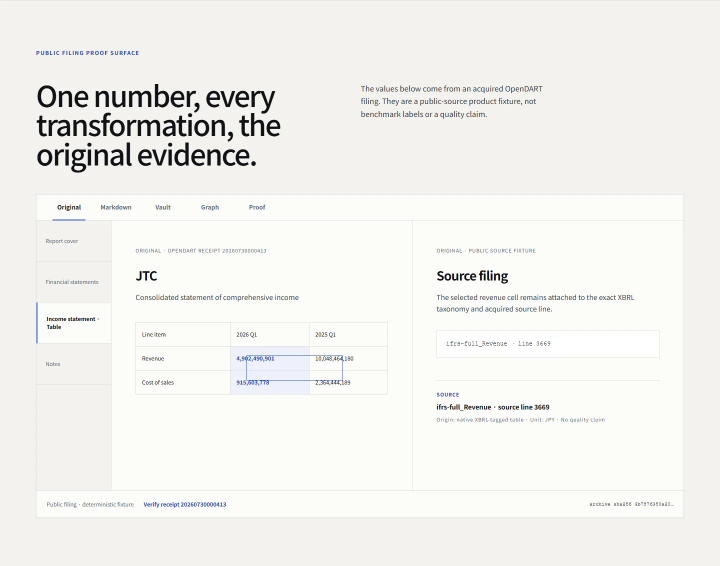
#> input picture assets/public-proof/dart/FLY-PROOF-T0-DART-EN-ORIGINAL-1440x900-v01.webp, 1440 x 1132 px (shown at 1/2 size)
$ python -i preprocessing.py   (imports and definitions only)
#> lines starting #> are read from the running program, lines starting #| are printed output that depends on the picture; after the words box and inside, x2 and y2 are one past the last pixel; in counts of white or black regions, pixels touching at a corner belong together
#> further down, picture is the input picture: PIL image 1440x1132 RGB; mean R, G, B 242.5, 241.8, 238.7
"""Deterministic inference-raster preprocessing with auditable decisions."""

from __future__ import annotations

import hashlib
import json
import math
from typing import Any, cast

from PIL import Image, ImageOps, ImageStat

PREPROCESSING_VERSION = "akc-page-preprocessing-1.0.0"

_EXIF_ORIENTATION = 274
_EXIF_OPERATIONS = {
    1: "identity",
    2: "flip_horizontal",
    3: "rotate_180",
    4: "flip_vertical",
    5: "transpose",
    6: "rotate_90_clockwise",
    7: "transverse",
    8: "rotate_270_clockwise",
}
_EXIF_ANGLE = {1: 0, 2: 0, 3: 180, 4: 0, 5: 270, 6: 90, 7: 90, 8: 270}


def _canonical_sha256(value: dict[str, Any]) -> str:
    encoded = json.dumps(
        value,
        allow_nan=False,
        ensure_ascii=False,
        separators=(",", ":"),
        sort_keys=True,
    ).encode("utf-8")
    return hashlib.sha256(encoded).hexdigest()


def _otsu_threshold(image: Image.Image) -> int:
    histogram = image.histogram()
    total = sum(histogram)
    if total <= 0:
        return 127
    weighted_total = sum(index * count for index, count in enumerate(histogram))
    background_weight = 0
    background_sum = 0
    maximum_variance = -1.0
    threshold = 127
    for index, count in enumerate(histogram):
        background_weight += count
        if background_weight == 0:
            continue
        foreground_weight = total - background_weight
        if foreground_weight == 0:
            break
        background_sum += index * count
        background_mean = background_sum / background_weight
        foreground_mean = (weighted_total - background_sum) / foreground_weight
        variance = (
            background_weight
            * foreground_weight
            * (background_mean - foreground_mean)
            * (background_mean - foreground_mean)
        )
        if variance > maximum_variance:
            maximum_variance = variance
            threshold = index
    return threshold


def _analysis_sample(image: Image.Image, *, max_edge: int = 800) -> Image.Image:
    sample = image.convert("L")
    sample.thumbnail((max_edge, max_edge), Image.Resampling.LANCZOS)
    return sample


def _projection_score(binary: Image.Image, angle_degrees: float) -> float:
    rotated = binary.rotate(
        angle_degrees,
        resample=Image.Resampling.BILINEAR,
        expand=False,
        fillcolor=255,
    )
    try:
        projection = rotated.resize((1, rotated.height), Image.Resampling.BOX)
        try:
            darkness = [255 - value for value in projection.tobytes()]
        finally:
            projection.close()
    finally:
        rotated.close()
    if not darkness:
        return 0.0
    mean = sum(darkness) / len(darkness)
    return sum((value - mean) ** 2 for value in darkness) / len(darkness)


def _deskew_decision(image: Image.Image) -> tuple[float, dict[str, object]]:
    sample = _analysis_sample(image)
    try:
        threshold = _otsu_threshold(sample)
        binary = sample.point(lambda value: 0 if value <= threshold else 255, mode="L")
        try:
            foreground_ratio = binary.tobytes().count(0) / (binary.width * binary.height)
            if not 0.01 <= foreground_ratio <= 0.55:
                return 0.0, {
                    "applied": False,
                    "method": "bounded_projection_profile_v1",
                    "angle_degrees": 0.0,
                    "score_before": 0.0,
                    "score_after": 0.0,
                    "foreground_ratio": round(foreground_ratio, 6),
                    "reason": "foreground_ratio_outside_safe_text_range",
                }
            baseline = _projection_score(binary, 0.0)
            candidates = [step / 2 for step in range(-10, 11)]
            scored = [(angle, _projection_score(binary, angle)) for angle in candidates]
            best_angle, best_score = max(scored, key=lambda item: (item[1], -abs(item[0])))
            improvement = (best_score - baseline) / max(baseline, 1e-9)
            applied = abs(best_angle) >= 0.5 and improvement >= 0.08
            return (best_angle if applied else 0.0), {
                "applied": applied,
                "method": "bounded_projection_profile_v1",
                "angle_degrees": round(best_angle if applied else 0.0, 3),
                "score_before": round(baseline, 6),
                "score_after": round(best_score, 6),
                "foreground_ratio": round(foreground_ratio, 6),
                "reason": (
                    "projection_improvement_above_threshold"
                    if applied
                    else "projection_improvement_below_safe_threshold"
                ),
            }
        finally:
            binary.close()
    finally:
        sample.close()


def _border_crop_decision(
    image: Image.Image,
) -> tuple[tuple[int, int, int, int] | None, dict[str, object]]:
    sample = _analysis_sample(image, max_edge=1000)
    try:
        threshold = min(245, max(150, _otsu_threshold(sample) + 24))
        foreground = sample.point(lambda value: 255 if value < threshold else 0, mode="L")
        try:
            sample_box = foreground.getbbox()
        finally:
            foreground.close()
        if sample_box is None:
            return None, {
                "applied": False,
                "method": "foreground_bbox_v1",
                "crop_box_px": None,
                "retained_area_ratio": 1.0,
                "reason": "no_foreground_detected",
            }
        scale_x = image.width / sample.width
        scale_y = image.height / sample.height
        left = max(0, math.floor(sample_box[0] * scale_x))
        top = max(0, math.floor(sample_box[1] * scale_y))
        right = min(image.width, math.ceil(sample_box[2] * scale_x))
        bottom = min(image.height, math.ceil(sample_box[3] * scale_y))
        pad_x = max(4, round(image.width * 0.012))
        pad_y = max(4, round(image.height * 0.012))
        box = (
            max(0, left - pad_x),
            max(0, top - pad_y),
            min(image.width, right + pad_x),
            min(image.height, bottom + pad_y),
        )
        retained = ((box[2] - box[0]) * (box[3] - box[1])) / (image.width * image.height)
        removed_margin = max(
            box[0],
            box[1],
            image.width - box[2],
            image.height - box[3],
        )
        applied = (
            box[0] < box[2]
            and box[1] < box[3]
            and 0.55 <= retained <= 0.985
            and removed_margin >= max(8, round(min(image.size) * 0.01))
        )
        return (box if applied else None), {
            "applied": applied,
            "method": "foreground_bbox_v1",
            "crop_box_px": list(box) if applied else None,
            "retained_area_ratio": round(retained if applied else 1.0, 6),
            "reason": (
                "bounded_background_border_removed"
                if applied
                else "crop_candidate_outside_safe_bounds"
            ),
        }
    finally:
        sample.close()


def _contrast_decision(image: Image.Image) -> tuple[bool, dict[str, object]]:
    sample = _analysis_sample(image)
    try:
        stats = ImageStat.Stat(sample)
        standard_deviation = float(stats.stddev[0])
        minimum, maximum = cast(tuple[float, float], sample.getextrema())
        dynamic_range = round(maximum - minimum)
    finally:
        sample.close()
    applied = 4.0 <= standard_deviation < 35.0 and dynamic_range >= 12
    return applied, {
        "applied": applied,
        "method": "bounded_autocontrast_1pct_v1",
        "stddev_before": round(standard_deviation, 6),
        "dynamic_range_before": dynamic_range,
        "reason": (
            "low_contrast_nonblank_raster" if applied else "contrast_outside_conditional_window"
        ),
    }


def preprocess_inference_raster(image: Image.Image) -> tuple[Image.Image, dict[str, Any]]:
    """Return a derived raster and bounded metadata; never mutate ``image``."""

    input_width, input_height = image.size
    try:
        exif_orientation = int(image.getexif().get(_EXIF_ORIENTATION, 1))
#> exif_orientation = 1
    except (AttributeError, TypeError, ValueError):
        exif_orientation = 1
    if exif_orientation not in _EXIF_OPERATIONS:
        exif_orientation = 1
    oriented = ImageOps.exif_transpose(image).convert("RGB")
    oriented_width, oriented_height = oriented.size
    orientation_applied = exif_orientation != 1
#> orientation_applied = False
    orientation = {
        "applied": orientation_applied,
        "method": "exif_orientation_v1" if orientation_applied else "trusted_metadata_only_v1",
        "exif_orientation": exif_orientation,
        "operation": _EXIF_OPERATIONS[exif_orientation],
        "angle_degrees": _EXIF_ANGLE[exif_orientation],
        "reason": (
            "trusted_exif_orientation_applied"
            if orientation_applied
            else "no_trusted_orientation_signal"
        ),
    }
#> orientation = {'applied': False, 'method': 'trusted_metadata_only_v1', 'exif_orientation': 1, 'operation': 'identity', 'angle_degrees': 0, 'reason': 'no_trusted_orientation_signal'}

    deskew_angle, deskew = _deskew_decision(oriented)
#> in _analysis_sample, `sample.thumbnail((max_edge, max_edge), Image.Resampling.LANCZOS)`:
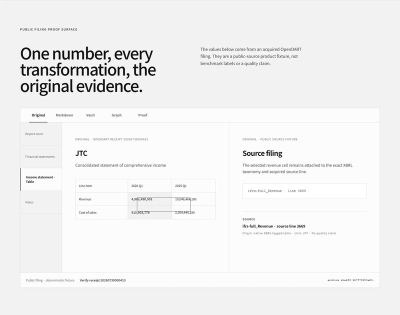
#> sample: PIL image 800x629 L (shown at 1/2 size); min 0, max 255, mean 241.7
#> in _otsu_threshold, `histogram = image.histogram()`: histogram = 256 values, max 232007 at index 242, min 15 at index 83, mean 1965.6
#> in _otsu_threshold, `total = sum(histogram)`: total = 503200
#> in _otsu_threshold, `weighted_total = sum(index * count for index, count in enumerate(histo..`: weighted_total = 121600338
#> the loop in _otsu_threshold, `for index, count in enumerate(histogram):` made 256 passes
#> (count, background_weight, foreground_weight, background_sum, background_mean, foreground_mean, maximum_variance) on passes 1 to 8: (219, 219, 502981, 0, 0, 241.8, 6.44e+12), (61, 280, 502920, 61, 0.218, 241.8, 8.22e+12), (66, 346, 502854, 193, 0.558, 241.8, 1.01e+13), (91, 437, 502763, 466, 1.07, 241.9, 1.27e+13), (179, 616, 502584, 1182, 1.92, 241.9, 1.78e+13), (219, 835, 502365, 2277, 2.73, 242.1, 2.4e+13), (220, 1055, 502145, 3597, 3.41, 242.2, 3.02e+13), (227, 1282, 501918, 5186, 4.05, 242.3, 3.65e+13)
#> in _deskew_decision, `binary = sample.point(lambda value: 0 if value <= threshold else 255, ..`:
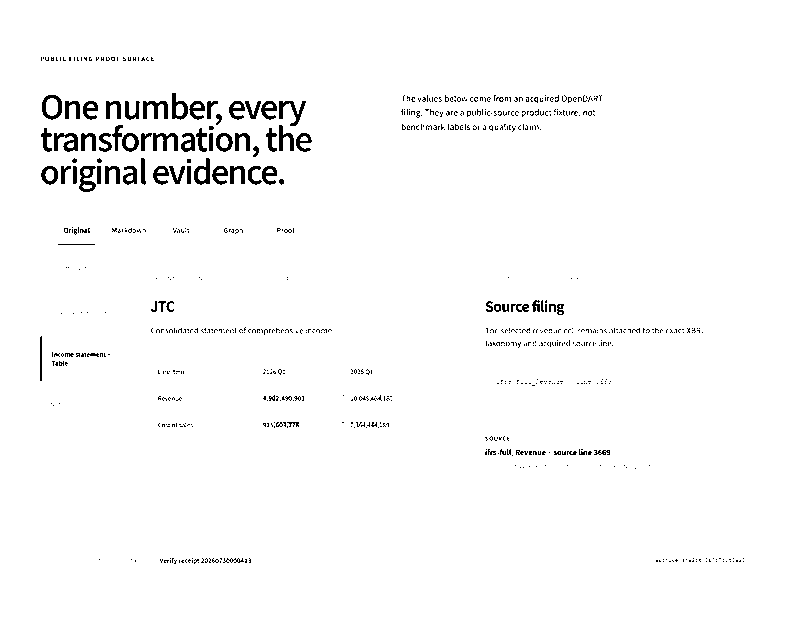
#> binary: PIL image 800x629 L; 97.8% white; 734 black regions (658 under 20 px), largest, box (x1, y1, x2, y2) and area: (54, 133, 78, 152) 260, (143, 101, 168, 119) 250, (279, 101, 306, 126) 249
#> in _projection_score (call 21), `rotated = binary.rotate( angle_degrees, resample=Image.Resampling.BILI..`:
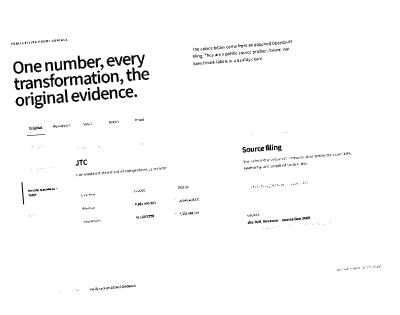
#> rotated: PIL image 800x629 L (shown at 1/2 size); min 0, max 255, mean 249.3
#> in _projection_score (call 22), `rotated = binary.rotate( angle_degrees, resample=Image.Resampling.BILI..`:
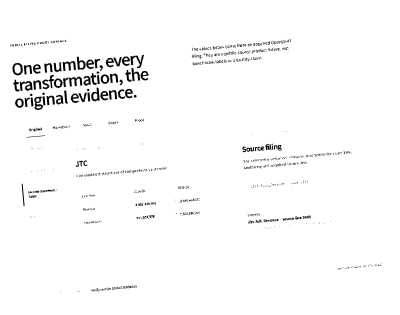
#> rotated: PIL image 800x629 L (shown at 1/2 size); min 0, max 255, mean 249.3
    if deskew["applied"]:
        deskewed = oriented.rotate(
            deskew_angle,
            resample=Image.Resampling.BICUBIC,
            expand=False,
            fillcolor="white",
        )
        oriented.close()
    else:
        deskewed = oriented

    crop_box, border_crop = _border_crop_decision(deskewed)
#> the loop in _otsu_threshold (call 2), `for index, count in enumerate(histogram):` made 256 passes
#> count on passes 1 to 3: 306, 72, 75
#> in _border_crop_decision, `foreground = sample.point(lambda value: 255 if value < threshold else ..`:
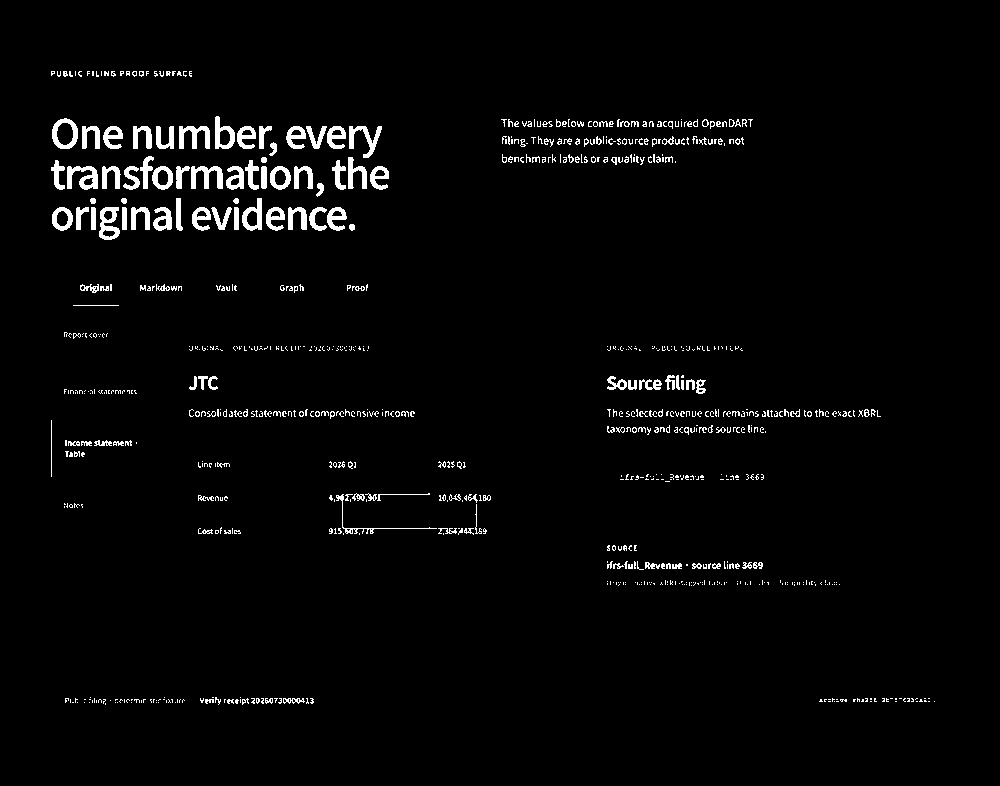
#> foreground: PIL image 1000x786 L; 2.6% white; 817 white regions (645 under 20 px), largest, box (x1, y1, x2, y2) and area: (67, 166, 98, 190) 430, (191, 166, 223, 189) 412, (349, 126, 382, 158) 401
    if crop_box is not None:
        cropped = deskewed.crop(crop_box)
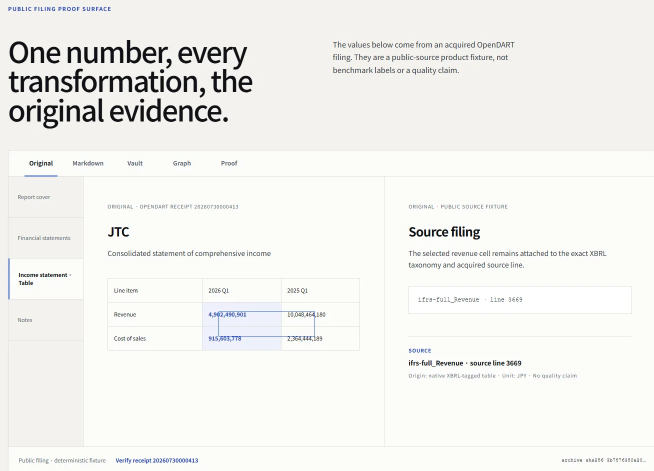
#> cropped: PIL image 1308x942 RGB (shown at 1/2 size); mean R, G, B 242.1, 241.7, 238.9
        deskewed.close()
    else:
        cropped = deskewed

    apply_contrast, contrast = _contrast_decision(cropped)
#> call 3 of _analysis_sample, with max_edge = 800
#> in _analysis_sample (call 3), `sample.thumbnail((max_edge, max_edge), Image.Resampling.LANCZOS)`:
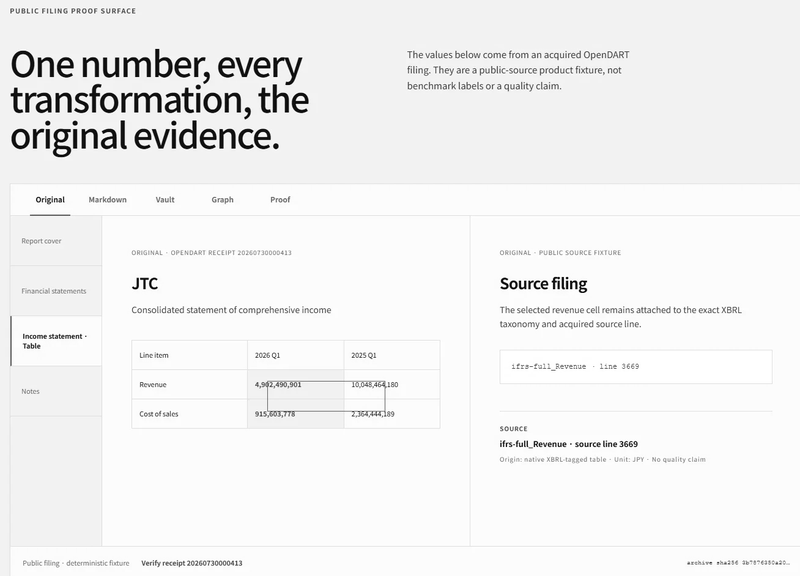
#> sample: PIL image 800x576 L; min 0, max 255, mean 241.5
    if apply_contrast:
        processed = ImageOps.autocontrast(cropped, cutoff=1)
        cropped.close()
    else:
        processed = cropped

    metadata: dict[str, Any] = {
        "schema_version": PREPROCESSING_VERSION,
        "source_immutable": True,
        "input_dimensions_px": [input_width, input_height],
        "oriented_dimensions_px": [oriented_width, oriented_height],
        "output_dimensions_px": [processed.width, processed.height],
        "orientation": orientation,
        "deskew": deskew,
        "border_crop": border_crop,
        "contrast": contrast,
        "dewarp": {
            "applied": False,
            "method": "none",
            "reason": "no_calibrated_curvature_evidence_or_immutable_dewarp_model",
        },
    }
    metadata["transform_sha256"] = _canonical_sha256(metadata)
    return processed, metadata


__all__ = ["PREPROCESSING_VERSION", "preprocess_inference_raster"]

>>> from PIL import Image
>>> picture = Image.open('../../../../assets/public-proof/dart/FLY-PROOF-T0-DART-EN-ORIGINAL-1440x900-v01.webp')
>>> result = preprocess_inference_raster(picture)

$ run again, on assets/public-proof/dart/FLY-PROOF-T0-DART-EN-EVIDENCE-RECEIPT-1440x900-v01.webp
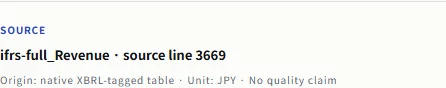
#> input picture assets/public-proof/dart/FLY-PROOF-T0-DART-EN-EVIDENCE-RECEIPT-1440x900-v01.webp, 446 x 88 px
#> picture is the input picture: PIL image 446x88 RGB; mean R, G, B 243.8, 244.2, 242
#> exif_orientation = 1
#> orientation_applied = False
#> orientation = {'applied': False, 'method': 'trusted_metadata_only_v1', 'exif_orientation': 1, 'operation': 'identity', 'angle_degrees': 0, 'reason': 'no_trusted_orientation_signal'}
#> histogram = 256 values, max 27148 at index 252, min 0 at index 0, mean 153.3
#> total = 39248
#> weighted_total = 9577885
#> the loop in _otsu_threshold, `for index, count in enumerate(histogram):` made 256 passes
#> (count, background_weight, foreground_weight, background_sum, background_mean, foreground_mean, maximum_variance) on passes 11, 13, 14, 15, 16, 17, 18, 19: (1, 1, 39247, 10, 10, 244, 2.15e+09), (4, 5, 39243, 58, 11.6, 244.1, 1.06e+10), (3, 8, 39240, 97, 12.12, 244.1, 1.69e+10), (14, 22, 39226, 293, 13.32, 244.2, 4.6e+10), (21, 43, 39205, 608, 14.14, 244.3, 8.93e+10), (20, 63, 39185, 928, 14.73, 244.4, 1.3e+11), (27, 90, 39158, 1387, 15.41, 244.6, 1.85e+11), (49, 139, 39109, 2269, 16.32, 244.8, 2.84e+11)
#> in _deskew_decision, `binary = sample.point(lambda value: 0 if value <= threshold else 255, ..`:
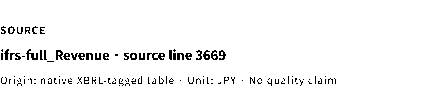
#> binary: PIL image 446x88 L; 96% white; black in thin lines or dots, all inside (x1, y1, x2, y2) = (1, 26, 336, 86)
#> the loop in _otsu_threshold (call 2), `for index, count in enumerate(histogram):` made 256 passes
#> count on passes 1 to 3: 0, 0, 0
#> foreground: PIL image 446x88 L; 4.8% white in thin lines or dots, all inside (x1, y1, x2, y2) = (1, 26, 336, 87)
#> in _analysis_sample (call 3), `sample = image.convert("L")`:
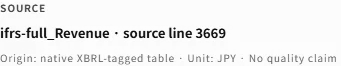
#> sample: PIL image 341x66 L; min 10, max 255, mean 238.7

$ run again, on assets/public-proof/dart/FLY-PROOF-T0-DART-EN-MOBILE-390x844-v01.webp
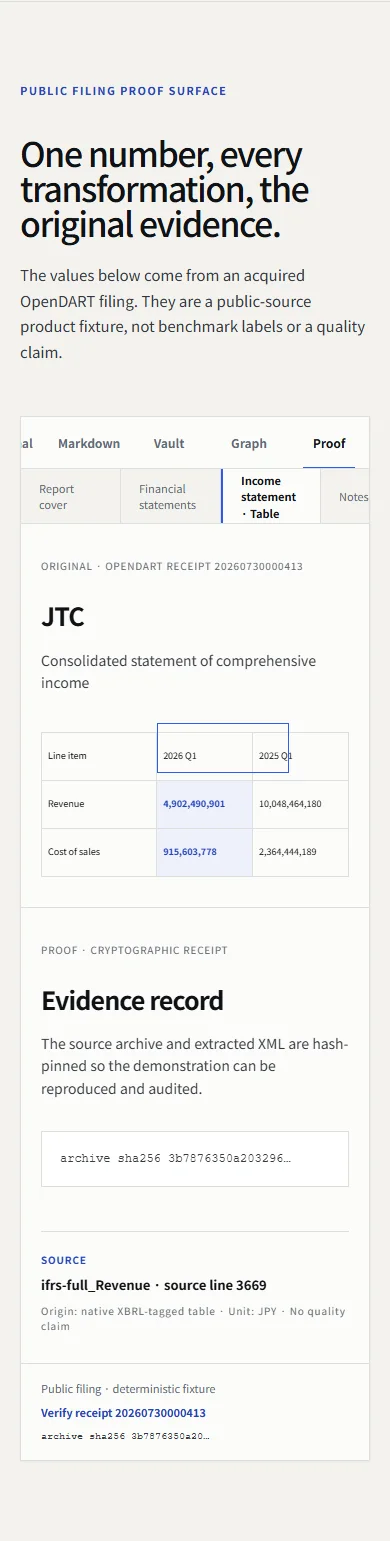
#> input picture assets/public-proof/dart/FLY-PROOF-T0-DART-EN-MOBILE-390x844-v01.webp, 390 x 1541 px
#> picture is the input picture: PIL image 390x1541 RGB; mean R, G, B 240.4, 240, 237.5
#> exif_orientation = 1
#> orientation_applied = False
#> orientation = {'applied': False, 'method': 'trusted_metadata_only_v1', 'exif_orientation': 1, 'operation': 'identity', 'angle_degrees': 0, 'reason': 'no_trusted_orientation_signal'}
#> histogram = 256 values, max 58612 at index 252, min 8 at index 57, mean 631.2
#> total = 161600
#> weighted_total = 38750927
#> the loop in _otsu_threshold, `for index, count in enumerate(histogram):` made 256 passes
#> (count, background_weight, foreground_weight, background_sum, background_mean, foreground_mean, maximum_variance) on passes 1 to 8: (333, 333, 161267, 0, 0, 240.3, 3.1e+12), (47, 380, 161220, 47, 0.124, 240.4, 3.54e+12), (43, 423, 161177, 133, 0.314, 240.4, 3.93e+12), (34, 457, 161143, 235, 0.514, 240.5, 4.24e+12), (42, 499, 161101, 403, 0.808, 240.5, 4.62e+12), (43, 542, 161058, 618, 1.14, 240.6, 5.01e+12), (36, 578, 161022, 834, 1.44, 240.7, 5.33e+12), (37, 615, 160985, 1093, 1.78, 240.7, 5.65e+12)
#> in _deskew_decision, `binary = sample.point(lambda value: 0 if value <= threshold else 255, ..`:
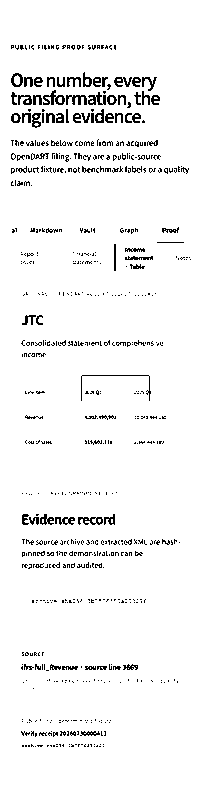
#> binary: PIL image 202x800 L; 95.4% white; black in thin lines or dots, all inside (x1, y1, x2, y2) = (11, 45, 191, 747)
#> the loop in _otsu_threshold (call 2), `for index, count in enumerate(histogram):` made 256 passes
#> count on passes 1 to 3: 547, 79, 73
#> foreground: PIL image 253x1000 L; 5.7% white in thin lines or dots, all inside (x1, y1, x2, y2) = (13, 56, 239, 934)
#> in _analysis_sample (call 3), `sample.thumbnail((max_edge, max_edge), Image.Resampling.LANCZOS)`:
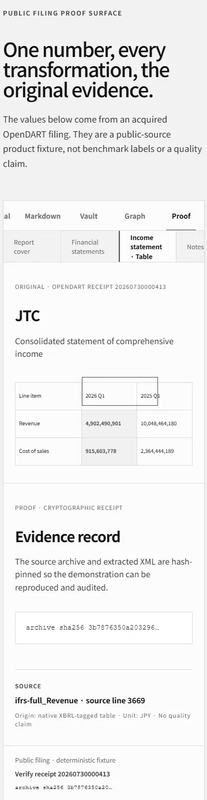
#> sample: PIL image 207x800 L; min 0, max 255, mean 239.4
